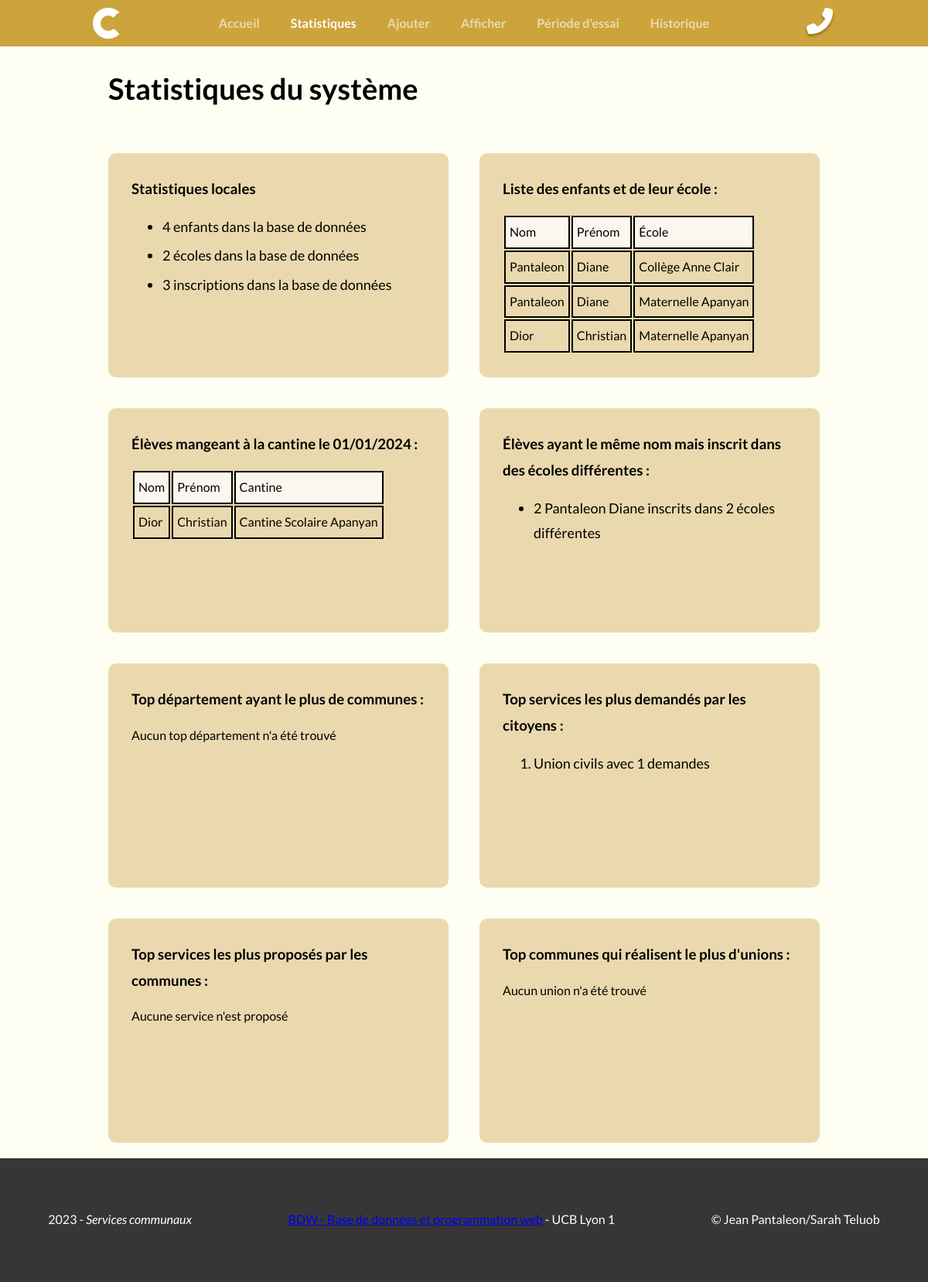
Page /index.php?page=stats on the committed database.
### tables this page shows
CREATE TABLE MangerCantine(
   nomCant VARCHAR(50),
   idE INT,	
   dateDeb DATE,
   dateFin DATE,
   nbJourAbsence INT,
   PRIMARY KEY(nomCant, idE, dateDeb, dateFin),
   FOREIGN KEY(nomCant) REFERENCES Cantines(nomCant),
   FOREIGN KEY(idE) REFERENCES Enfants(idE),
   FOREIGN KEY(dateDeb, dateFin) REFERENCES Périodes(dateDeb, dateFin)
);

CREATE TABLE Enfants(
   idE INT AUTO_INCREMENT,
   nomE VARCHAR(50) NOT NULL,
   prénomE VARCHAR(50) NOT NULL,
   PRIMARY KEY(idE)
);

### modele/modele.php (called while the page is built, shortened)
<?php
function compteInstances($connexion, $nomTable) {
	$requete = "SELECT COUNT(*) AS nb FROM $nomTable";
	$res = mysqli_query($connexion, $requete);
	if($res != FALSE) {
		$row = mysqli_fetch_assoc($res);
		return $row['nb'];
	}
	return -1;
}
function recupInscriptions($connexion){
	$requeteInscriptions = "SELECT nomE, prénomE, nomL FROM InscriptionEcole NATURAL JOIN Enfants";
	$reponse = mysqli_query($connexion, $requeteInscriptions);
	$instances = mysqli_fetch_all($reponse, MYSQLI_ASSOC);
	return $instances;
}
function recupInscriptionsMemeNom($connexion)
{
	$req = "SELECT COUNT(DISTINCT idE) as nb, nomE, prénomE FROM InscriptionEcole NATURAL JOIN Enfants GROUP BY nomE, prénomE";
	$res = mysqli_query($connexion, $req);
	$instances = mysqli_fetch_all($res, MYSQLI_ASSOC);
	return $instances;
}
function recupTopUnions($connexion)
{
	$req = "SELECT COUNT(DISTINCT typeU, nomCit1, prénomCit1, nomCit2, prénomCit2) as nb, nomCom FROM Unions NATURAL JOIN Communes GROUP BY nomCom ORDER BY nb DESC LIMIT 3";
	$res = mysqli_query($connexion, $req);
	$instances = mysqli_fetch_all($res, MYSQLI_ASSOC);
	return $instances;
}
function recupTopServices($connexion)
{
	$req = "SELECT COUNT(DISTINCT libellé, idC) as nb, libellé FROM ProposerServices GROUP BY libellé ORDER BY nb DESC LIMIT 3";
	$res = mysqli_query($connexion, $req);
	$instances = mysqli_fetch_all($res, MYSQLI_ASSOC);
	return $instances;
}
function recupTopDemandes($connexion)
{
	$req = "SELECT COUNT(DISTINCT idDem) as nb, libellé FROM Demandes GROUP BY libellé ORDER BY nb DESC LIMIT 3";
	$res = mysqli_query($connexion, $req);
	$instances = mysqli_fetch_all($res, MYSQLI_ASSOC);
	return $instances;
}
function recupStats($connexion) {
	return array('enfants' => compteInstances($connexion, "Enfants"), 'écoles' => compteInstances($connexion, "Ecoles"), 'inscriptions' => compteInstances($connexion, "InscriptionEcole"));
}
function recupTopDep($connexion)
{
	$req = mysqli_query($connexion,"SELECT nomD, COUNT(DISTINCT idC) AS nbCommunes
									FROM Départements NATURAL JOIN Communes
									WHERE codeInseeD IN (SELECT codeInseeD FROM Communes GROUP BY codeInseeD)
									GROUP BY nomD ORDER BY nbCommunes DESC LIMIT 3");
	$res = mysqli_fetch_all($req, MYSQLI_ASSOC);
	return $res;
}
function recupCant($connexion)
{
	$req = mysqli_query($connexion,"SELECT idE, nomE, prénomE, nomCant
									FROM Enfants NATURAL JOIN MangerCantine
									WHERE idE IN
										( SELECT idE FROM MangerCantine m WHERE m.dateDeb <= '2024-01-01' AND m.dateFin >= '2024-01-01')");
	$res = mysqli_fetch_all($req, MYSQLI_ASSOC);
	return $res;
}
?>

### controleurs/controleurStats.php (called while the page is built, shortened)
<?php
$inscriptions = recupInscriptions($connexion);
$stats = recupStats($connexion);
$topdepartement = recupTopDep($connexion);
if($topdepartement == null || count($topdepartement) == 0) {
	$mErrTopDep = "Aucun top département n'a été trouvé";
}
$cantines = recupCant($connexion);
$inscriptionscommunes = recupInscriptionsMemeNom($connexion);
$topunions = recupTopUnions($connexion);
if($topunions == null || count($topunions) == 0) {
	$mErrTopUnions = "Aucun union n'a été trouvé";
}
$topservices = recupTopServices($connexion);
if($topservices == null || count($topservices) == 0) {
	$mErrSer = "Aucune service n'est proposé";
}
$topdem = recupTopDemandes($connexion);
?>

### vues/vueStats.php (the view, shortened to what this page needs)
<h2>Statistiques du système</h2>
<div class="stats">
	<div class="card">
		<h3>Statistiques locales</h3>
		<ul>
			<?php foreach(array_keys($stats) as $stat) { ?>
				<li><?= $stats[$stat] ?> <?= $stat ?> dans la base de données</li>
			<?php } ?>
		</ul>
	</div>
	<div class="card">
		<h3>Liste des enfants et de leur école :</h3>
		<?php if(isset($mErrInscription)) { ?>
			<p class="erreur"><?= $mErrInscription ?></p>
		<?php } else { ?>
		<table class="table-inscription">
			<tr class="nom-champs">
				<td>Nom</td>
				<td>Prénom</td>
				<td>École</td>
			</tr>
			<?php foreach($inscriptions as $inscription) { ?>
			<tr>
				<td><?= $inscription['nomE'] ?></td>
				<td><?= $inscription['prénomE'] ?></td>
				<td><?= $inscription['nomL'] ?></td>
			</tr>
			<?php } ?>
		</table>
		<?php } ?>
	</div>
	<div class="card">
		<h3>Élèves mangeant à la cantine le 01/01/2024 :</h3>
		<?php if(isset($mErrCant)) { ?>
			<p class="erreur"><?= $mErrCant ?></p>
		<?php } else { ?>
		<table class="table-inscription">
			<tr class="nom-champs">
				<td>Nom</td>
				<td>Prénom</td>
				<td>Cantine</td>
			</tr>
			<?php foreach($cantines as $cant) { ?>
			<tr>
				<td><?= $cant['nomE'] ?></td>
				<td><?= $cant['prénomE'] ?></td>
				<td><?= $cant['nomCant'] ?></td>
			</tr>
			<?php } ?>
		</table>
		<?php } ?>
	</div>
	<div class="card">
		<h3>Élèves ayant le même nom mais inscrit dans des écoles différentes :</h3>
		<?php if(isset($mErrMmInscriptions)) { ?>
			<p class="erreur"><?= $mErrMmInscriptions ?></p>
		<?php } else { ?>
		<ul>
			<?php foreach($inscriptionscommunes as $i) {
				if ($i['nb'] > 1) { ?>
				<li><?= $i['nb'] ?> <?= $i['nomE'] ?> <?= $i['prénomE'] ?> inscrits dans <?= $i['nb'] ?> écoles différentes</li>
			<?php }
			} ?>
		</ul>
		<?php } ?>
	</div>
	<div class="card">
		<h3>Top département ayant le plus de communes :</h3>
		<?php if(isset($mErrTopDep)) { ?>
			<p class="erreur"><?= $mErrTopDep ?></p>
		<?php } ?>
	</div>
	<div class="card">
		<h3>Top services les plus demandés par les citoyens :</h3>
		<?php if(isset($mErrDem)) { ?>
			<p class="erreur"><?= $mErrDem ?></p>
		<?php } else { ?>
		<ol class="top">
			<?php foreach($topdem as $dem) { ?>
			<li><?= $dem["libellé"] ?> avec <?= $dem["nb"] ?> demandes</li>
			<?php } ?>
		<?php } ?>
	</div>
	<div class="card">
		<h3>Top services les plus proposés par les communes :</h3>
		<?php if(isset($mErrSer)) { ?>
			<p class="erreur"><?= $mErrSer ?></p>
		<?php } ?>
	</div>
	<div class="card">
		<h3>Top communes qui réalisent le plus d'unions :</h3>
		<?php if(isset($mErrTopUnions)) { ?>
			<p class="erreur"><?= $mErrTopUnions ?></p>
		<?php } ?>
	</div>
</div>

### rows in the picture
mangercantine: idE.nomE "Dior", idE.prénomE "Christian", nomCant "Cantine Scolaire Apanyan"

### other values in the picture
$page['nom'] "Statistiques"
$page['nom'] "Ajouter"
$page['nom'] "Afficher"
$page['nom'] "Période d'essai"
$page['nom'] "Historique"
$stats[$stat] "4"
$stat "enfants"
$stats[$stat] "2"
$stat "écoles"
$stats[$stat] "3"
$stat "inscriptions"
$inscription['nomE'] "Pantaleon"
$inscription['prénomE'] "Diane"
$inscription['nomL'] "Collège Anne Clair"
$inscription['nomL'] "Maternelle Apanyan"
